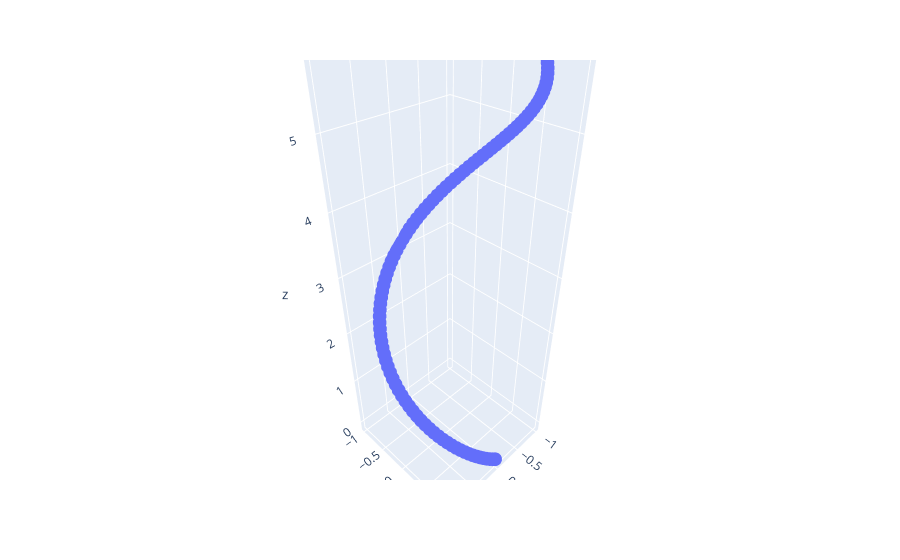

Notebook cell for this chart:
### Code cell
import plotly.express as px
import numpy as np

# Generate sample data
t = np.linspace(0, 2 * np.pi, 100)
x = np.sin(t)
y = np.cos(t)
z = t

# Create a 3D scatter plot
fig = px.scatter_3d(x=x, y=y, z=z)

# Show the plot
fig.show()
